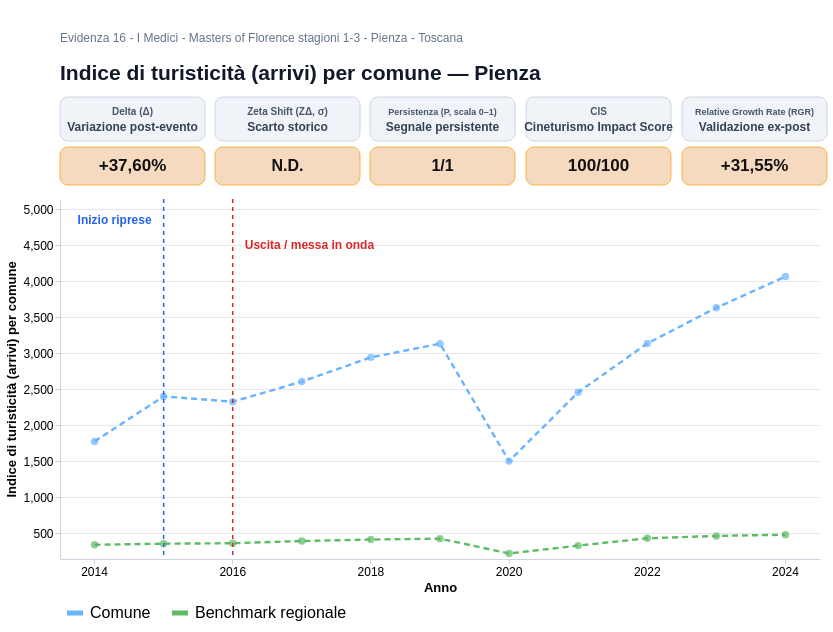

This figure's Vega-Lite source:
### Vega-Lite specification from a JSON file in a GitHub repository (floating-point values rounded to 4 significant figures)
{"$schema": "https://vega.github.io/schema/vega-lite/v5.json", "background": "white", "spacing": 12, "vconcat": [{"width": 760, "height": 58, "layer": [{"data": {"values": [{"x": 0, "y": 0, "text": "Indice di turisticità (arrivi) per comune — Pienza"}]}, "mark": {"type": "text", "align": "left", "baseline": "top", "limit": 735, "fontSize": 21, "fontWeight": "bold", "color": "#111827"}, "encoding": {"x": {"field": "x", "type": "quantitative", "axis": null, "scale": {"domain": [0, 760]}}, "y": {"field": "y", "type": "quantitative", "axis": null, "scale": {"domain": [0, 58]}}, "text": {"field": "text"}}}, {"data": {"values": [{"x": 0, "y": 30, "text": "Evidenza 16 - I Medici - Masters of Florence stagioni 1-3 - Pienza - Toscana"}]}, "mark": {"type": "text", "align": "left", "baseline": "top", "limit": 740, "fontSize": 12, "color": "#64748B"}, "encoding": {"x": {"field": "x", "type": "quantitative", "axis": null, "scale": {"domain": [0, 760]}}, "y": {"field": "y", "type": "quantitative", "axis": null, "scale": {"domain": [0, 58]}}, "text": {"field": "text"}}}]}, {"hconcat": [{"vconcat": [{"width": 145, "height": 44, "layer": [{"data": {"values": [{"tip": "Delta (Δ): variazione percentuale tra il valore comunale immediatamente precedente allo shock (T−1=2014) e la media osservata nel triennio di impatto T0→T+2 (2015→2017). Formula: (media post − T−1)/|T−1|."}]}, "mark": {"type": "rect", "cornerRadius": 8, "fill": "#F0F4F8", "stroke": "#CBD5E1", "strokeWidth": 1}, "encoding": {"x": {"value": 0}, "x2": {"value": 145}, "y": {"value": 0}, "y2": {"value": 44}, "tooltip": [{"field": "tip", "type": "nominal", "title": "Delta (Δ)"}]}}, {"data": {"values": [{"x": 72.5, "y": 14, "text": "Variazione post-evento"}]}, "mark": {"type": "text", "align": "center", "baseline": "middle", "fontSize": 12, "fontWeight": "bold", "color": "#334155"}, "encoding": {"x": {"field": "x", "type": "quantitative", "axis": null, "scale": {"domain": [0, 145]}}, "y": {"field": "y", "type": "quantitative", "axis": null, "scale": {"domain": [0, 44]}}, "text": {"field": "text"}}}, {"data": {"values": [{"x": 72.5, "y": 29, "text": "Delta (Δ)"}]}, "mark": {"type": "text", "align": "center", "baseline": "middle", "fontSize": 10, "fontWeight": "bold", "color": "#475569"}, "encoding": {"x": {"field": "x", "type": "quantitative", "axis": null, "scale": {"domain": [0, 145]}}, "y": {"field": "y", "type": "quantitative", "axis": null, "scale": {"domain": [0, 44]}}, "text": {"field": "text"}}}]}, {"width": 145, "height": 38, "layer": [{"data": {"values": [{"tip": "Delta (Δ): variazione percentuale tra il valore comunale immediatamente precedente allo shock (T−1=2014) e la media osservata nel triennio di impatto T0→T+2 (2015→2017). Formula: (media post − T−1)/|T−1|."}]}, "mark": {"type": "rect", "cornerRadius": 8, "fill": "#F6D6B8", "stroke": "#F59E0B", "strokeWidth": 0.8, "opacity": 0.9}, "encoding": {"x": {"value": 0}, "x2": {"value": 145}, "y": {"value": 0}, "y2": {"value": 38}, "tooltip": [{"field": "tip", "type": "nominal", "title": "Delta (Δ)"}]}}, {"data": {"values": [{"x": 72.5, "y": 19, "text": "+37,60%"}]}, "mark": {"type": "text", "align": "center", "baseline": "middle", "fontSize": 17, "fontWeight": "bold", "color": "#111111"}, "encoding": {"x": {"field": "x", "type": "quantitative", "axis": null, "scale": {"domain": [0, 145]}}, "y": {"field": "y", "type": "quantitative", "axis": null, "scale": {"domain": [0, 38]}}, "text": {"field": "text"}}}]}], "spacing": 4}, {"vconcat": [{"width": 145, "height": 44, "layer": [{"data": {"values": [{"tip": "Zeta Shift non calcolabile (N.D.) a causa della mancanza dei requisiti minimi di sufficienza dei dati pre-evento: sono necessarie almeno 2 osservazioni storiche valide nella baseline, ossia la presenza minima di T−1 e T−2. Di conseguenza, il CIS è stato rimodulato dinamicamente a 2 componenti."}]}, "mark": {"type": "rect", "cornerRadius": 8, "fill": "#F0F4F8", "stroke": "#CBD5E1", "strokeWidth": 1}, "encoding": {"x": {"value": 0}, "x2": {"value": 145}, "y": {"value": 0}, "y2": {"value": 44}, "tooltip": [{"field": "tip", "type": "nominal", "title": "Zeta Shift (ZΔ)"}]}}, {"data": {"values": [{"x": 72.5, "y": 14, "text": "Scarto storico"}]}, "mark": {"type": "text", "align": "center", "baseline": "middle", "fontSize": 12, "fontWeight": "bold", "color": "#334155"}, "encoding": {"x": {"field": "x", "type": "quantitative", "axis": null, "scale": {"domain": [0, 145]}}, "y": {"field": "y", "type": "quantitative", "axis": null, "scale": {"domain": [0, 44]}}, "text": {"field": "text"}}}, {"data": {"values": [{"x": 72.5, "y": 29, "text": "Zeta Shift (ZΔ, σ)"}]}, "mark": {"type": "text", "align": "center", "baseline": "middle", "fontSize": 10, "fontWeight": "bold", "color": "#475569"}, "encoding": {"x": {"field": "x", "type": "quantitative", "axis": null, "scale": {"domain": [0, 145]}}, "y": {"field": "y", "type": "quantitative", "axis": null, "scale": {"domain": [0, 44]}}, "text": {"field": "text"}}}]}, {"width": 145, "height": 38, "layer": [{"data": {"values": [{"tip": "Zeta Shift non calcolabile (N.D.) a causa della mancanza dei requisiti minimi di sufficienza dei dati pre-evento: sono necessarie almeno 2 osservazioni storiche valide nella baseline, ossia la presenza minima di T−1 e T−2. Di conseguenza, il CIS è stato rimodulato dinamicamente a 2 componenti."}]}, "mark": {"type": "rect", "cornerRadius": 8, "fill": "#F6D6B8", "stroke": "#F59E0B", "strokeWidth": 0.8, "opacity": 0.9}, "encoding": {"x": {"value": 0}, "x2": {"value": 145}, "y": {"value": 0}, "y2": {"value": 38}, "tooltip": [{"field": "tip", "type": "nominal", "title": "Zeta Shift (ZΔ)"}]}}, {"data": {"values": [{"x": 72.5, "y": 19, "text": "N.D."}]}, "mark": {"type": "text", "align": "center", "baseline": "middle", "fontSize": 16, "fontWeight": "bold", "color": "#111111"}, "encoding": {"x": {"field": "x", "type": "quantitative", "axis": null, "scale": {"domain": [0, 145]}}, "y": {"field": "y", "type": "quantitative", "axis": null, "scale": {"domain": [0, 38]}}, "text": {"field": "text"}}}]}], "spacing": 4}, {"vconcat": [{"width": 145, "height": 44, "layer": [{"data": {"values": [{"tip": "Persistenza (P): quota dei tre anni T0→T+2 in cui il valore comunale resta superiore alla media della baseline storica T_min→T−1. Scala 0–1: 1 indica tenuta positiva in tutti e tre gli anni."}]}, "mark": {"type": "rect", "cornerRadius": 8, "fill": "#F0F4F8", "stroke": "#CBD5E1", "strokeWidth": 1}, "encoding": {"x": {"value": 0}, "x2": {"value": 145}, "y": {"value": 0}, "y2": {"value": 44}, "tooltip": [{"field": "tip", "type": "nominal", "title": "Persistenza (P)"}]}}, {"data": {"values": [{"x": 72.5, "y": 14, "text": "Segnale persistente"}]}, "mark": {"type": "text", "align": "center", "baseline": "middle", "fontSize": 12, "fontWeight": "bold", "color": "#334155"}, "encoding": {"x": {"field": "x", "type": "quantitative", "axis": null, "scale": {"domain": [0, 145]}}, "y": {"field": "y", "type": "quantitative", "axis": null, "scale": {"domain": [0, 44]}}, "text": {"field": "text"}}}, {"data": {"values": [{"x": 72.5, "y": 29, "text": "Persistenza (P, scala 0–1)"}]}, "mark": {"type": "text", "align": "center", "baseline": "middle", "fontSize": 9, "fontWeight": "bold", "color": "#475569"}, "encoding": {"x": {"field": "x", "type": "quantitative", "axis": null, "scale": {"domain": [0, 145]}}, "y": {"field": "y", "type": "quantitative", "axis": null, "scale": {"domain": [0, 44]}}, "text": {"field": "text"}}}]}, {"width": 145, "height": 38, "layer": [{"data": {"values": [{"tip": "Persistenza (P): quota dei tre anni T0→T+2 in cui il valore comunale resta superiore alla media della baseline storica T_min→T−1. Scala 0–1: 1 indica tenuta positiva in tutti e tre gli anni."}]}, "mark": {"type": "rect", "cornerRadius": 8, "fill": "#F6D6B8", "stroke": "#F59E0B", "strokeWidth": 0.8, "opacity": 0.9}, "encoding": {"x": {"value": 0}, "x2": {"value": 145}, "y": {"value": 0}, "y2": {"value": 38}, "tooltip": [{"field": "tip", "type": "nominal", "title": "Persistenza (P)"}]}}, {"data": {"values": [{"x": 72.5, "y": 19, "text": "1/1"}]}, "mark": {"type": "text", "align": "center", "baseline": "middle", "fontSize": 16, "fontWeight": "bold", "color": "#111111"}, "encoding": {"x": {"field": "x", "type": "quantitative", "axis": null, "scale": {"domain": [0, 145]}}, "y": {"field": "y", "type": "quantitative", "axis": null, "scale": {"domain": [0, 38]}}, "text": {"field": "text"}}}]}], "spacing": 4}, {"vconcat": [{"width": 145, "height": 44, "layer": [{"data": {"values": [{"tip": "CIS: lo Zeta Shift è escluso perché N.D. I pesi originari di Delta e Persistenza sono rinormalizzati dinamicamente al 69,23% e 30,77%; il punteggio può comunque raggiungere 100/100 quando entrambe le componenti raggiungono la massima performance."}]}, "mark": {"type": "rect", "cornerRadius": 8, "fill": "#F0F4F8", "stroke": "#CBD5E1", "strokeWidth": 1}, "encoding": {"x": {"value": 0}, "x2": {"value": 145}, "y": {"value": 0}, "y2": {"value": 44}, "tooltip": [{"field": "tip", "type": "nominal", "title": "CIS"}]}}, {"data": {"values": [{"x": 72.5, "y": 14, "text": "Cineturismo Impact Score"}]}, "mark": {"type": "text", "align": "center", "baseline": "middle", "fontSize": 12, "fontWeight": "bold", "color": "#334155"}, "encoding": {"x": {"field": "x", "type": "quantitative", "axis": null, "scale": {"domain": [0, 145]}}, "y": {"field": "y", "type": "quantitative", "axis": null, "scale": {"domain": [0, 44]}}, "text": {"field": "text"}}}, {"data": {"values": [{"x": 72.5, "y": 29, "text": "CIS"}]}, "mark": {"type": "text", "align": "center", "baseline": "middle", "fontSize": 10, "fontWeight": "bold", "color": "#475569"}, "encoding": {"x": {"field": "x", "type": "quantitative", "axis": null, "scale": {"domain": [0, 145]}}, "y": {"field": "y", "type": "quantitative", "axis": null, "scale": {"domain": [0, 44]}}, "text": {"field": "text"}}}]}, {"width": 145, "height": 38, "layer": [{"data": {"values": [{"tip": "CIS: lo Zeta Shift è escluso perché N.D. I pesi originari di Delta e Persistenza sono rinormalizzati dinamicamente al 69,23% e 30,77%; il punteggio può comunque raggiungere 100/100 quando entrambe le componenti raggiungono la massima performance."}]}, "mark": {"type": "rect", "cornerRadius": 8, "fill": "#F6D6B8", "stroke": "#F59E0B", "strokeWidth": 0.8, "opacity": 0.9}, "encoding": {"x": {"value": 0}, "x2": {"value": 145}, "y": {"value": 0}, "y2": {"value": 38}, "tooltip": [{"field": "tip", "type": "nominal", "title": "CIS"}]}}, {"data": {"values": [{"x": 72.5, "y": 19, "text": "100/100"}]}, "mark": {"type": "text", "align": "center", "baseline": "middle", "fontSize": 17, "fontWeight": "bold", "color": "#111111"}, "encoding": {"x": {"field": "x", "type": "quantitative", "axis": null, "scale": {"domain": [0, 145]}}, "y": {"field": "y", "type": "quantitative", "axis": null, "scale": {"domain": [0, 38]}}, "text": {"field": "text"}}}]}], "spacing": 4}, {"vconcat": [{"width": 145, "height": 44, "layer": [{"data": {"values": [{"tip": "Relative Growth Rate (RGR): KPI esogeno di validazione. Confronta la crescita del Comune con quella del benchmark regionale nella finestra standard T−1→T+2 (2014→2017), isolando il segnale locale dai macro-trend territoriali."}]}, "mark": {"type": "rect", "cornerRadius": 8, "fill": "#F0F4F8", "stroke": "#CBD5E1", "strokeWidth": 1}, "encoding": {"x": {"value": 0}, "x2": {"value": 145}, "y": {"value": 0}, "y2": {"value": 44}, "tooltip": [{"field": "tip", "type": "nominal", "title": "Relative Growth Rate (RGR)"}]}}, {"data": {"values": [{"x": 72.5, "y": 14, "text": "Validazione ex-post"}]}, "mark": {"type": "text", "align": "center", "baseline": "middle", "fontSize": 12, "fontWeight": "bold", "color": "#334155"}, "encoding": {"x": {"field": "x", "type": "quantitative", "axis": null, "scale": {"domain": [0, 145]}}, "y": {"field": "y", "type": "quantitative", "axis": null, "scale": {"domain": [0, 44]}}, "text": {"field": "text"}}}, {"data": {"values": [{"x": 72.5, "y": 29, "text": "Relative Growth Rate (RGR)"}]}, "mark": {"type": "text", "align": "center", "baseline": "middle", "fontSize": 9, "fontWeight": "bold", "color": "#475569"}, "encoding": {"x": {"field": "x", "type": "quantitative", "axis": null, "scale": {"domain": [0, 145]}}, "y": {"field": "y", "type": "quantitative", "axis": null, "scale": {"domain": [0, 44]}}, "text": {"field": "text"}}}]}, {"width": 145, "height": 38, "layer": [{"data": {"values": [{"tip": "Relative Growth Rate (RGR): KPI esogeno di validazione. Confronta la crescita del Comune con quella del benchmark regionale nella finestra standard T−1→T+2 (2014→2017), isolando il segnale locale dai macro-trend territoriali."}]}, "mark": {"type": "rect", "cornerRadius": 8, "fill": "#F6D6B8", "stroke": "#F59E0B", "strokeWidth": 0.8, "opacity": 0.9}, "encoding": {"x": {"value": 0}, "x2": {"value": 145}, "y": {"value": 0}, "y2": {"value": 38}, "tooltip": [{"field": "tip", "type": "nominal", "title": "Relative Growth Rate (RGR)"}]}}, {"data": {"values": [{"x": 72.5, "y": 19, "text": "+31,55%"}]}, "mark": {"type": "text", "align": "center", "baseline": "middle", "fontSize": 17, "fontWeight": "bold", "color": "#111111"}, "encoding": {"x": {"field": "x", "type": "quantitative", "axis": null, "scale": {"domain": [0, 145]}}, "y": {"field": "y", "type": "quantitative", "axis": null, "scale": {"domain": [0, 38]}}, "text": {"field": "text"}}}]}], "spacing": 4}], "spacing": 8}, {"width": 760, "height": 360, "layer": [{"data": {"values": [{"Anno": 2014, "Serie": "Comune", "Valore": 1779.0, "Interpolato": "NO"}, {"Anno": 2014, "Serie": "Benchmark regionale", "Valore": 343.1, "Interpolato": "NO"}, {"Anno": 2015, "Serie": "Comune", "Valore": 2404.0, "Interpolato": "NO"}, {"Anno": 2015, "Serie": "Benchmark regionale", "Valore": 358.0, "Interpolato": "NO"}, {"Anno": 2016, "Serie": "Comune", "Valore": 2329.0, "Interpolato": "NO"}, {"Anno": 2016, "Serie": "Benchmark regionale", "Valore": 364.8, "Interpolato": "NO"}, {"Anno": 2017, "Serie": "Comune", "Valore": 2609.0, "Interpolato": "NO"}, {"Anno": 2017, "Serie": "Benchmark regionale", "Valore": 395.1, "Interpolato": "NO"}, {"Anno": 2018, "Serie": "Comune", "Valore": 2946.0, "Interpolato": "NO"}, {"Anno": 2018, "Serie": "Benchmark regionale", "Valore": 415.7, "Interpolato": "NO"}, {"Anno": 2019, "Serie": "Comune", "Valore": 3135.0, "Interpolato": "NO"}, {"Anno": 2019, "Serie": "Benchmark regionale", "Valore": 428.2, "Interpolato": "NO"}, {"Anno": 2020, "Serie": "Comune", "Valore": 1505.0, "Interpolato": "NO"}, {"Anno": 2020, "Serie": "Benchmark regionale", "Valore": 222.3, "Interpolato": "NO"}, {"Anno": 2021, "Serie": "Comune", "Valore": 2461.0, "Interpolato": "NO"}, {"Anno": 2021, "Serie": "Benchmark regionale", "Valore": 331.2, "Interpolato": "NO"}, {"Anno": 2022, "Serie": "Comune", "Valore": 3138.0, "Interpolato": "NO"}, {"Anno": 2022, "Serie": "Benchmark regionale", "Valore": 432.9, "Interpolato": "NO"}, {"Anno": 2023, "Serie": "Comune", "Valore": 3635.0, "Interpolato": "NO"}, {"Anno": 2023, "Serie": "Benchmark regionale", "Valore": 465.4, "Interpolato": "NO"}, {"Anno": 2024, "Serie": "Comune", "Valore": 4068.0, "Interpolato": "NO"}, {"Anno": 2024, "Serie": "Benchmark regionale", "Valore": 482.8, "Interpolato": "NO"}]}, "mark": {"type": "line", "strokeWidth": 2.4, "strokeDash": [6, 4]}, "encoding": {"x": {"field": "Anno", "type": "ordinal", "sort": [2014, 2015, 2016, 2017, 2018, 2019, 2020, 2021, 2022, 2023, 2024], "axis": {"title": "Anno", "values": [2014, 2016, 2018, 2020, 2022, 2024], "labelAngle": 0, "labelFontSize": 12, "titleFontSize": 13}}, "y": {"field": "Valore", "type": "quantitative", "scale": {"domain": [145.3, 5145.0]}, "axis": {"title": "Indice di turisticità (arrivi) per comune", "labelFontSize": 12, "titleFontSize": 13, "format": ",.0f"}}, "color": {"field": "Serie", "type": "nominal", "scale": {"domain": ["Comune", "Benchmark regionale"], "range": ["#69B3FF", "#5DBB63"]}, "legend": {"orient": "bottom", "title": null, "labelFontSize": 16, "symbolSize": 260, "direction": "horizontal", "columns": 2, "symbolStrokeWidth": 5, "offset": 4, "padding": 4, "labelLimit": 320}}, "detail": {"field": "Serie"}}}, {"data": {"values": [{"Anno": 2014, "Serie": "Comune", "Valore": 1779.0, "Interpolato": "NO"}, {"Anno": 2014, "Serie": "Benchmark regionale", "Valore": 343.1, "Interpolato": "NO"}, {"Anno": 2015, "Serie": "Comune", "Valore": 2404.0, "Interpolato": "NO"}, {"Anno": 2015, "Serie": "Benchmark regionale", "Valore": 358.0, "Interpolato": "NO"}, {"Anno": 2016, "Serie": "Comune", "Valore": 2329.0, "Interpolato": "NO"}, {"Anno": 2016, "Serie": "Benchmark regionale", "Valore": 364.8, "Interpolato": "NO"}, {"Anno": 2017, "Serie": "Comune", "Valore": 2609.0, "Interpolato": "NO"}, {"Anno": 2017, "Serie": "Benchmark regionale", "Valore": 395.1, "Interpolato": "NO"}, {"Anno": 2018, "Serie": "Comune", "Valore": 2946.0, "Interpolato": "NO"}, {"Anno": 2018, "Serie": "Benchmark regionale", "Valore": 415.7, "Interpolato": "NO"}, {"Anno": 2019, "Serie": "Comune", "Valore": 3135.0, "Interpolato": "NO"}, {"Anno": 2019, "Serie": "Benchmark regionale", "Valore": 428.2, "Interpolato": "NO"}, {"Anno": 2020, "Serie": "Comune", "Valore": 1505.0, "Interpolato": "NO"}, {"Anno": 2020, "Serie": "Benchmark regionale", "Valore": 222.3, "Interpolato": "NO"}, {"Anno": 2021, "Serie": "Comune", "Valore": 2461.0, "Interpolato": "NO"}, {"Anno": 2021, "Serie": "Benchmark regionale", "Valore": 331.2, "Interpolato": "NO"}, {"Anno": 2022, "Serie": "Comune", "Valore": 3138.0, "Interpolato": "NO"}, {"Anno": 2022, "Serie": "Benchmark regionale", "Valore": 432.9, "Interpolato": "NO"}, {"Anno": 2023, "Serie": "Comune", "Valore": 3635.0, "Interpolato": "NO"}, {"Anno": 2023, "Serie": "Benchmark regionale", "Valore": 465.4, "Interpolato": "NO"}, {"Anno": 2024, "Serie": "Comune", "Valore": 4068.0, "Interpolato": "NO"}, {"Anno": 2024, "Serie": "Benchmark regionale", "Valore": 482.8, "Interpolato": "NO"}]}, "transform": [{"filter": "datum.Valore != null"}], "mark": {"type": "point", "filled": true, "size": 55}, "encoding": {"x": {"field": "Anno", "type": "ordinal", "sort": [2014, 2015, 2016, 2017, 2018, 2019, 2020, 2021, 2022, 2023, 2024]}, "y": {"field": "Valore", "type": "quantitative", "scale": {"domain": [145.3, 5145.0]}}, "color": {"condition": {"test": "datum.Interpolato === 'SI'", "value": "#D1D5DB"}, "field": "Serie", "type": "nominal", "scale": {"domain": ["Comune", "Benchmark regionale"], "range": ["#69B3FF", "#5DBB63"]}, "legend": null}, "tooltip": [{"field": "Serie", "type": "nominal", "title": "Serie"}, {"field": "Anno", "type": "ordinal", "title": "Anno"}, {"field": "Valore", "type": "quantitative", "title": "Valore", "format": ",.0f"}, {"field": "Interpolato", "type": "nominal", "title": "Interpolato"}]}}, {"data": {"values": [{"Anno": 2015}]}, "mark": {"type": "rule", "stroke": "#2563EB", "strokeDash": [4, 4], "strokeWidth": 1.5}, "encoding": {"x": {"field": "Anno", "type": "ordinal", "sort": [2014, 2015, 2016, 2017, 2018, 2019, 2020, 2021, 2022, 2023, 2024]}}}, {"data": {"values": [{"Anno": 2015, "Val": 4857.0, "Lab": "Inizio riprese"}]}, "mark": {"type": "text", "angle": 0, "baseline": "middle", "align": "right", "dx": -12, "dy": 0, "fontSize": 12, "fontWeight": "bold", "color": "#2563EB"}, "encoding": {"x": {"field": "Anno", "type": "ordinal", "sort": [2014, 2015, 2016, 2017, 2018, 2019, 2020, 2021, 2022, 2023, 2024]}, "y": {"field": "Val", "type": "quantitative", "scale": {"domain": [145.3, 5145.0]}}, "text": {"field": "Lab"}}}, {"data": {"values": [{"Anno": 2016}]}, "mark": {"type": "rule", "stroke": "#DC2626", "strokeDash": [4, 4], "strokeWidth": 1.5}, "encoding": {"x": {"field": "Anno", "type": "ordinal", "sort": [2014, 2015, 2016, 2017, 2018, 2019, 2020, 2021, 2022, 2023, 2024]}}}, {"data": {"values": [{"Anno": 2016, "Val": 4510.0, "Lab": "Uscita / messa in onda"}]}, "mark": {"type": "text", "angle": 0, "baseline": "middle", "align": "left", "dx": 12, "dy": 0, "fontSize": 12, "fontWeight": "bold", "color": "#DC2626"}, "encoding": {"x": {"field": "Anno", "type": "ordinal", "sort": [2014, 2015, 2016, 2017, 2018, 2019, 2020, 2021, 2022, 2023, 2024]}, "y": {"field": "Val", "type": "quantitative", "scale": {"domain": [145.3, 5145.0]}}, "text": {"field": "Lab"}}}], "resolve": {"scale": {"color": "shared"}}}], "config": {"view": {"stroke": null}, "axis": {"gridColor": "#E5E7EB", "tickColor": "#CBD5E1", "domainColor": "#CBD5E1"}}}
